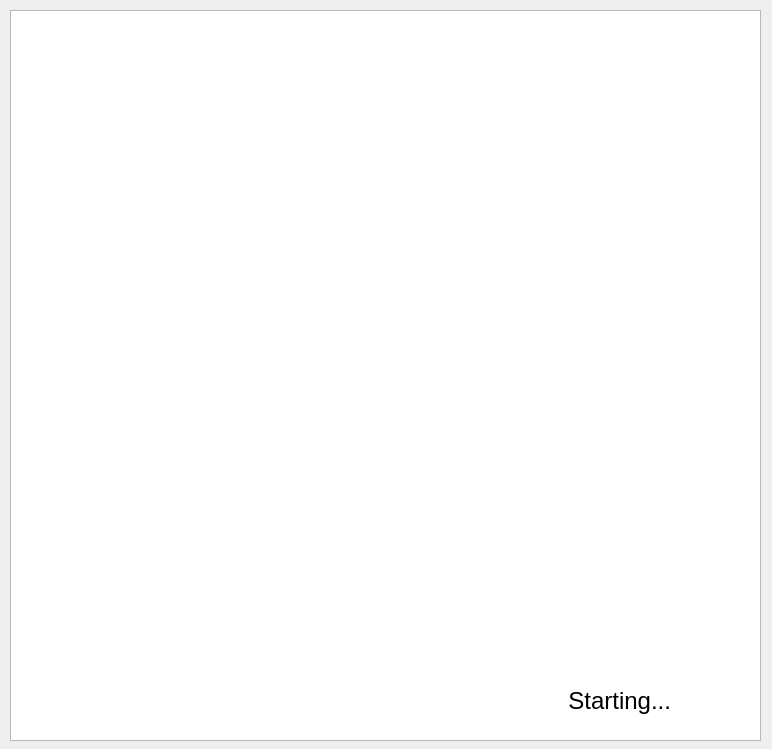
<?xml version="1.0" encoding="UTF-8"?>
<ui version="4.0">
 <class>btHmmShow</class>
 <widget class="QMainWindow" name="btHmmShow">
  <property name="geometry">
   <rect>
    <x>0</x>
    <y>0</y>
    <width>772</width>
    <height>749</height>
   </rect>
  </property>
  <property name="sizePolicy">
   <sizepolicy hsizetype="Fixed" vsizetype="Fixed">
    <horstretch>0</horstretch>
    <verstretch>0</verstretch>
   </sizepolicy>
  </property>
  <property name="maximumSize">
   <size>
    <width>975</width>
    <height>749</height>
   </size>
  </property>
  <property name="mouseTracking">
   <bool>true</bool>
  </property>
  <property name="windowTitle">
   <string>Particle Filter for Sensor-Beacon Pair</string>
  </property>
  <widget class="QWidget" name="centralwidget">
   <widget class="QGraphicsView" name="imageView">
    <property name="geometry">
     <rect>
      <x>10</x>
      <y>10</y>
      <width>751</width>
      <height>731</height>
     </rect>
    </property>
    <property name="sizePolicy">
     <sizepolicy hsizetype="Fixed" vsizetype="Fixed">
      <horstretch>0</horstretch>
      <verstretch>0</verstretch>
     </sizepolicy>
    </property>
    <property name="font">
     <font>
      <pointsize>8</pointsize>
      <kerning>false</kerning>
     </font>
    </property>
    <property name="cursor" stdset="0">
     <cursorShape>CrossCursor</cursorShape>
    </property>
    <property name="frameShadow">
     <enum>QFrame::Sunken</enum>
    </property>
    <property name="verticalScrollBarPolicy">
     <enum>Qt::ScrollBarAlwaysOff</enum>
    </property>
    <property name="horizontalScrollBarPolicy">
     <enum>Qt::ScrollBarAlwaysOff</enum>
    </property>
    <property name="sizeAdjustPolicy">
     <enum>QAbstractScrollArea::AdjustToContentsOnFirstShow</enum>
    </property>
    <property name="alignment">
     <set>Qt::AlignCenter</set>
    </property>
    <property name="transformationAnchor">
     <enum>QGraphicsView::NoAnchor</enum>
    </property>
    <property name="viewportUpdateMode">
     <enum>QGraphicsView::MinimalViewportUpdate</enum>
    </property>
   </widget>
   <widget class="QLabel" name="info">
    <property name="geometry">
     <rect>
      <x>120</x>
      <y>680</y>
      <width>551</width>
      <height>41</height>
     </rect>
    </property>
    <property name="font">
     <font>
      <pointsize>18</pointsize>
     </font>
    </property>
    <property name="text">
     <string>Starting...</string>
    </property>
    <property name="alignment">
     <set>Qt::AlignRight|Qt::AlignTrailing|Qt::AlignVCenter</set>
    </property>
   </widget>
  </widget>
  <action name="actionRead_HST_File">
   <property name="text">
    <string>&amp;Read HST File</string>
   </property>
  </action>
  <action name="actionRead_Directory">
   <property name="text">
    <string>Read &amp;Directory</string>
   </property>
  </action>
  <action name="actionRead_Files">
   <property name="text">
    <string>Read &amp;MBD Files</string>
   </property>
  </action>
  <action name="actionExport_HST_File">
   <property name="text">
    <string>&amp;Export HST File</string>
   </property>
  </action>
  <action name="actionClear_Image">
   <property name="text">
    <string>&amp;Clear Image</string>
   </property>
  </action>
  <action name="actionLoad_Parameters">
   <property name="text">
    <string>Load Parameters</string>
   </property>
  </action>
  <action name="actionLoad_Conversion">
   <property name="text">
    <string>Load Conversion</string>
   </property>
  </action>
  <action name="actionClear_Beacons">
   <property name="text">
    <string>Clear Beacons</string>
   </property>
  </action>
  <action name="actionLoadBeacons">
   <property name="text">
    <string>&amp;Load</string>
   </property>
  </action>
  <action name="actionSaveBeacons">
   <property name="text">
    <string>&amp;Save</string>
   </property>
  </action>
  <action name="actionLoadImage">
   <property name="text">
    <string>&amp;Load</string>
   </property>
  </action>
  <action name="actionClearImage">
   <property name="text">
    <string>&amp;Clear</string>
   </property>
  </action>
  <action name="actionSaveParams">
   <property name="text">
    <string>&amp;Save</string>
   </property>
  </action>
  <action name="actionLoadParams">
   <property name="text">
    <string>&amp;Load</string>
   </property>
  </action>
  <action name="actionLoadConversion">
   <property name="text">
    <string>&amp;Load</string>
   </property>
  </action>
  <action name="actionClearConversion">
   <property name="text">
    <string>&amp;Clear</string>
   </property>
  </action>
  <action name="actionSaveConversion">
   <property name="text">
    <string>&amp;Save</string>
   </property>
  </action>
  <action name="actionRead_Trajectory">
   <property name="text">
    <string>Read Trajectory</string>
   </property>
  </action>
  <action name="actionReadTrajectory">
   <property name="text">
    <string>&amp;Read Trajectory File</string>
   </property>
  </action>
  <action name="actionOverlayTrajectory">
   <property name="text">
    <string>&amp;Overlay Trajectory</string>
   </property>
  </action>
  <action name="actionRemoveTrajectories">
   <property name="text">
    <string>R&amp;emove Trajectories</string>
   </property>
  </action>
  <action name="actionLoadDevices">
   <property name="text">
    <string>&amp;Load</string>
   </property>
  </action>
  <action name="actionRefresh">
   <property name="text">
    <string>&amp;Refresh</string>
   </property>
  </action>
  <action name="actionDelete_Data">
   <property name="text">
    <string>&amp;Delete Data</string>
   </property>
  </action>
 </widget>
 <resources/>
 <connections/>
</ui>
